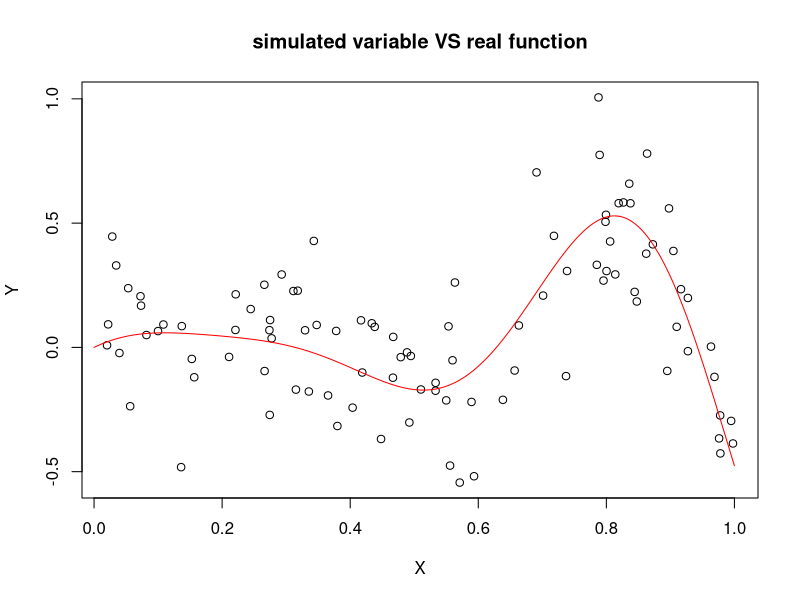
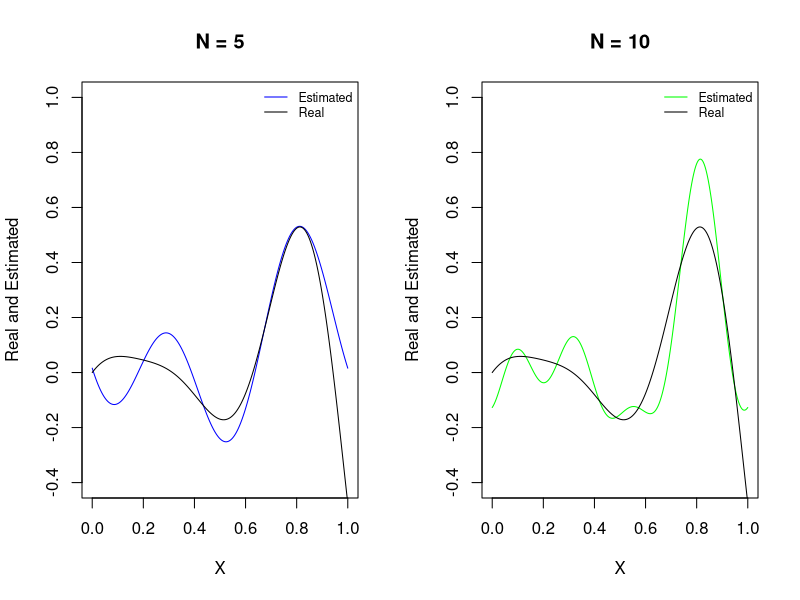
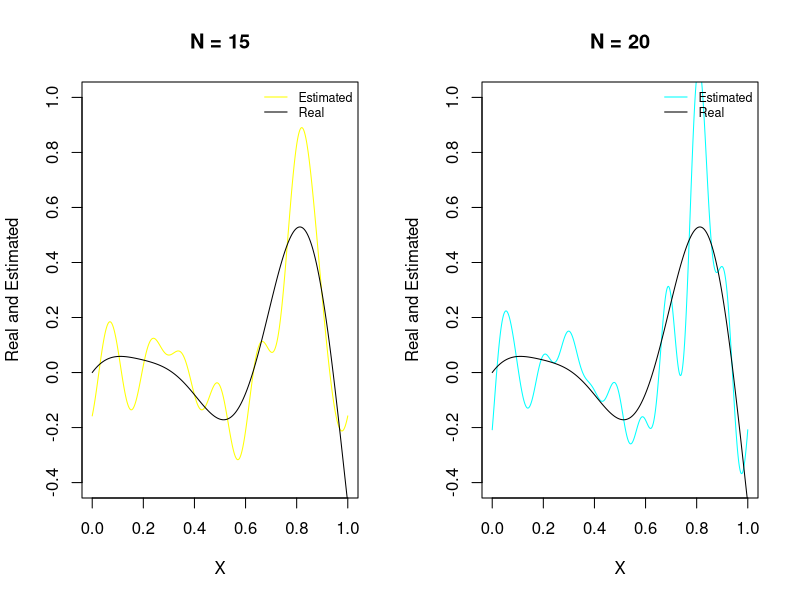
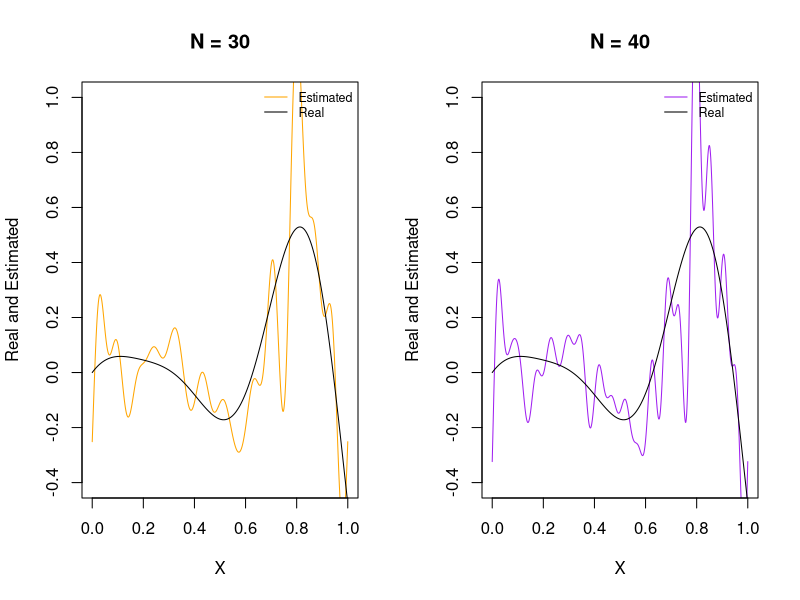
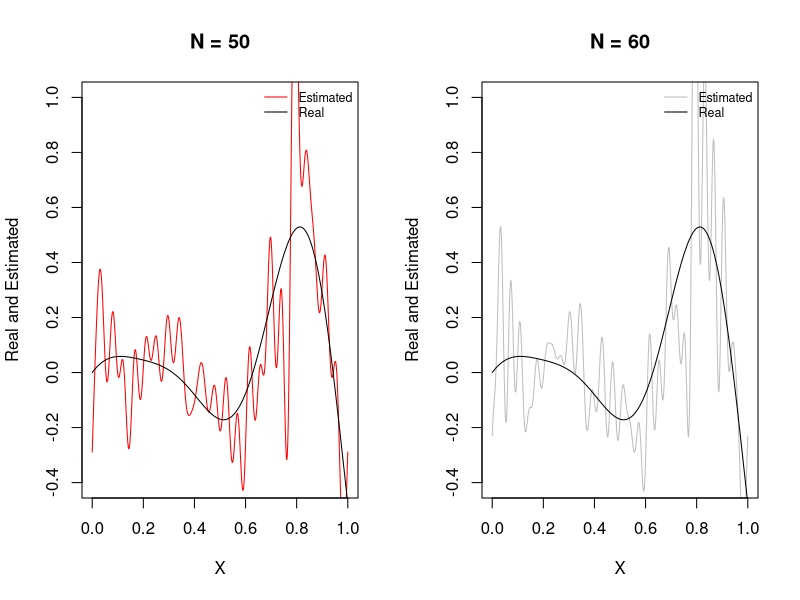
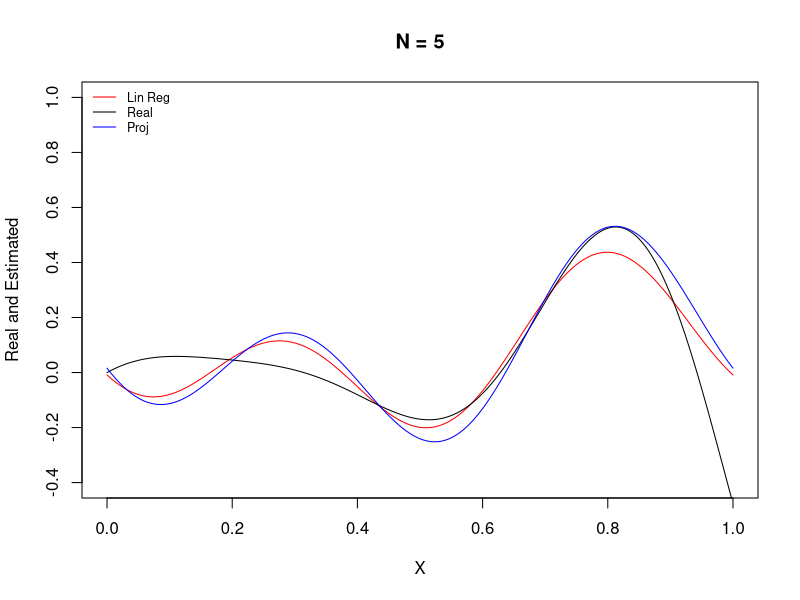
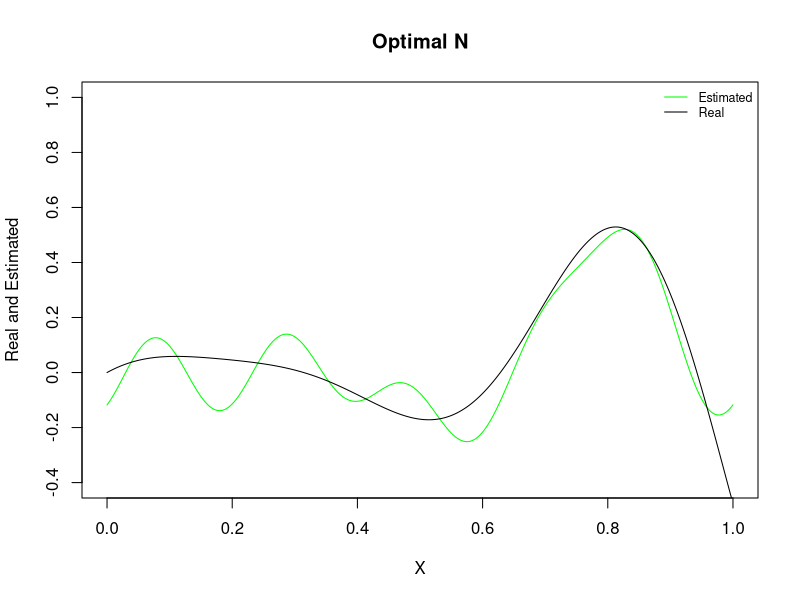
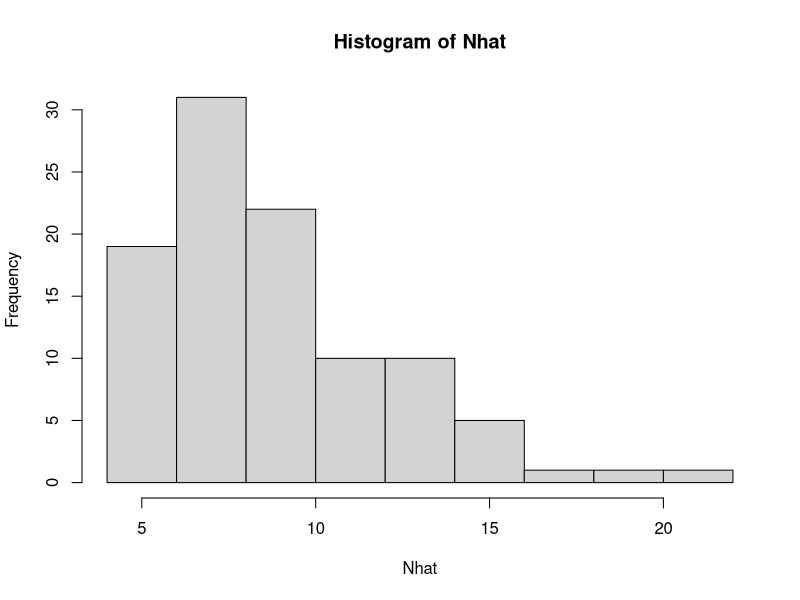

These charts were generated, in order, by the following R code:
## ---- chunk 1
n <- 100
sigma <- 0.2
net <- seq(0, 1, by = 0.001)
#calculate trigonometric basis
phiBasis <- function(j, x){
    if(j == 1)
      return(rep(1, times = length(x)))
    if(j %% 2 == 0){
      return(sqrt(2) * cos(2 * pi * (j / 2) * x))
    } else {
      return(sqrt(2) * sin(2 * pi * ((j - 1) / 2) * x))
    }
}

#calculate function f(X)
myFunction <- function(x){
return(((x ^ 2) * (2 ^ (x - 1)) - (x - 0.5) ^ 3 ) * sin(10 * x))
}

#calculate theta hat
thetaHat <- function(Y, X, j){
  Z <- Y * phiBasis(j, X)
  return(mean(Z))
}

#calculate matrix Xbold = (Z_1, ..., Z_N)
computeZ <- function(N, X){
  Z <- matrix(0, n, N)
  for(j in 1:N){
    Z[, j] <- phiBasis(j, X)
  }
  return(Z)
}

#compute beta hat
computeBeta <- function(Y, Z){
  model <- lm(Y ~ Z - 1)
  beta <- coef(model) 
  sigma <- (summary(model)$sigma)
  return(list(beta, sigma))
}

#this function is for 6th part
computeLoss <- function(N, X, Y, n, sigmaestimated50){
  Z <- computeZ(N, X)
  betahat <-  unlist(computeBeta(Y, Z)[1], use.names = FALSE)
  sigmahat <- unlist(computeBeta(Y, Z)[2], use.names = FALSE)
  tmp <- Y - Z %*% betahat
  return( (1/n) * norm(tmp, type = '2')^2 + (2 * N / n)  * sigmaestimated50^2 )
}


#

computeMyEstimation <- function(N, X, Y){
  Z <- computeZ(N, X)
  beta <- unlist(computeBeta(Y, Z)[1], use.names = FALSE)
  par(mfrow = c(1, 1))
  fhat2 <- rep(0, times = length(net))
  for(i in 1:length(net)){
      for(j in 1:N){
        fhat2[i] <- fhat2[i] + beta[j] * phiBasis(j, net[i])
      }
    }
  return(fhat2)
}
#Draw graph with real function and approximated
drawMyEstimation <- function(fhat2, colEstimator, colRealFunction, main, triger=TRUE){
  if(triger){
    plot(net, fhat2, main = main, type = "l", col = colEstimator, xlab="X", ylab="Real and Estimated", ylim = c(-0.4, 1), xlim = c(0, 1))
    curve((x ^ 2 * 2 ^ (x - 1) - (x - 0.5) ^ 3 ) * sin(10 * x), 0, 1, n = 500, add = TRUE, col = colRealFunction)
    legend('topright', c('Estimated', 'Real') , lty=1, col=c(colEstimator, colRealFunction), bty='n', cex=.75)
  }
  else{
    plot(net, fhat2, main = main, type = "l", col = colEstimator, xlab="X", ylab="Real and Estimated", ylim = c(-0.4, 1), xlim = c(0, 1))
    curve((x ^ 2 * 2 ^ (x - 1) - (x - 0.5) ^ 3 ) * sin(10 * x), 0, 1, n = 500, add = TRUE, col = colRealFunction)
    legend('topleft', c('Lin Reg', 'Real', 'Proj') , lty=1, col=c(colEstimator, colRealFunction, 'blue'), bty='n', cex=.75)
  }
}
## ---- chunk 2
X <- runif(n)
ksi <- rnorm(n, 0, 1)
Y <- myFunction(X) + sigma * ksi
## ---- chunk 3
plot(X, Y, main = 'simulated variable VS real function')
curve((x ^ 2 * 2 ^ (x - 1) - (x - 0.5) ^ 3 ) * sin(10 * x), 0, 1, n = 500, add = TRUE, col = "red")
## ---- chunk 4
numProj <- 60
thetahat <- c(numProj)
for(j in 1:numProj){
  thetahat[j] <- thetaHat(Y, X, j)
}
fhat <- matrix(0, length(net), 8)
k <- 0
for(N in c(5, 10, 15, 20, 30, 40, 50, 60)){
  k <- k + 1
  for(i in 1:length(net)){
    for(j in 1:N){
      fhat[i, k] <- fhat[i, k] + thetahat[j] * phiBasis(j, net[i])
    }
  }
}
## ---- chunk 5
par(mfrow = c(1, 2))
drawMyEstimation(fhat[, 1], 'blue', 'black', 'N = 5')
drawMyEstimation(fhat[, 2], 'green', 'black', 'N = 10')
par(mfrow = c(1, 2))
drawMyEstimation(fhat[, 3], 'yellow', 'black', 'N = 15')
drawMyEstimation(fhat[, 4], 'cyan', 'black', 'N = 20')
par(mfrow = c(1, 2))
drawMyEstimation(fhat[, 5], 'orange', 'black', 'N = 30')
drawMyEstimation(fhat[, 6], 'purple', 'black', 'N = 40')
par(mfrow = c(1, 2))
drawMyEstimation(fhat[, 7], 'red', 'black', 'N = 50')
drawMyEstimation(fhat[, 8], 'gray', 'black', 'N = 60')
## ---- chunk 6
drawMyEstimation(computeMyEstimation(5, X, Y), 'red', 'black', 'N = 5', triger=FALSE)
lines(net, fhat[, 1], type = "l", col = 'blue', ylim = c(-0.4, 1), xlim = c(0, 1))
## ---- chunk 7
N <- 50
Z <- matrix(0, n, N)
for(j in 1:N){
  Z[, j] <- phiBasis(j, X)
}
model <- lm(Y ~ Z - 1)
beta <- coef(model)
par(mfrow = c(1, 1))
fhat2 <- rep(0, times = length(net))
 for(i in 1:length(net)){
    for(j in 1:N){
      fhat2[i] <- fhat2[i] + beta[1] * phiBasis(j, net[i])
    }
  }
sigmaestimated50 = summary(model)$sigma
## ---- chunk 8
Nvect <- rep(0, times = 50)
for(j in 1:50){
  Nvect[j] <- computeLoss(j, X, Y, n, sigmaestimated50)
}
## ---- chunk 9
drawMyEstimation(computeMyEstimation(which.min(Nvect), X, Y), 'green', 'black', 'Optimal N')
## ---- chunk 10
M = 100
Nhat <- rep(0, times = 100)
for(i in 1:M){
  X <- runif(n)
  ksi <- rnorm(n, 0, 1)
  Y <- myFunction(X) + sigma * ksi
  Nvect <- rep(0, times = 50)
  for(j in 1:50) Nvect[j] <- computeLoss(j, X, Y, n, sigmaestimated50)
  Nhat[i] = which.min(Nvect)
}
hist(Nhat)
